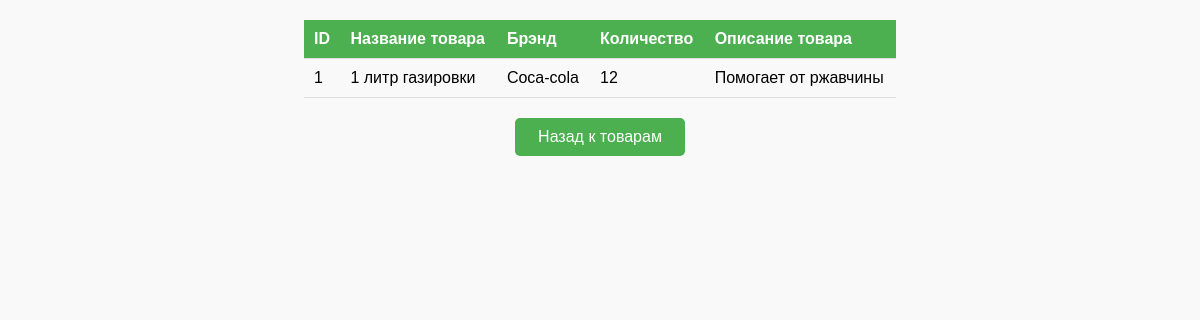
Screenshot of /item/1/ with the database file from the repository.
### App1/models.py (models this page shows)
class Item(models.Model):
    name = models.CharField(max_length=100)
    brand = models.CharField(max_length=100)
    count = models.PositiveIntegerField()
    description = models.CharField(max_length=100)

### App1/views.py (the view)
# urls.py: path('item/<int:id_num>/', views.fu_item),
def fu_item(request, id_num):
    try:
        item = Item.objects.get(id=id_num)
    except Item.DoesNotExist:
        return render(request, 'item_not_found.html', {'item': id_num})
    return render(request, 'item.html', {'item': item})

### templates/item.html (shortened to what this page needs)
<!DOCTYPE html>
<html>
    <head>
    </head>
    <body>
        <table>
            <thead>
                <tr>
                    <th>ID</th>
                    <th>Название товара</th>
                    <th>Брэнд</th>
                    <th>Количество</th>
                    <th>Описание товара</th>
                </tr>
            </thead>
            <tbody>
                <tr>
                    <td>{{ item.id }}</td>
                    <td>{{ item.name }}</td>
                    <td>{{ item.brand }}</td>
                    {% if item.count %}
                      <td>{{ item.count }}</td>
                    {% else %}
                      <td>Товар отсутсвует</td>
                    {% endif %}
                    <td>{{ item.description }}</td>
                </tr>
            </tbody>
        </table>
        <div style="text-align: center;">
            <a class="button" href="/items/">Назад к товарам</a>
        </div>
    </body>
</html>

### templates/item.html (style rules this page uses)
body { font-family: Arial, sans-serif; background-color: #f9f9f9; }
table { border-collapse: collapse; width: 50%; margin: 20px auto; }
th, td { padding: 10px; text-align: left; border-bottom: 1px solid #ddd; }
th { background-color: #4CAF50; color: white; }
.button { display: inline-block; padding: 10px 20px; background-color: #4CAF50; color: white; text-decoration: none; border-radius: 5px; width: 130px; }

### rows the page displays
Item: id "1", name "1 литр газировки", brand "Coca-cola", count "12", description "Помогает от ржавчины"
